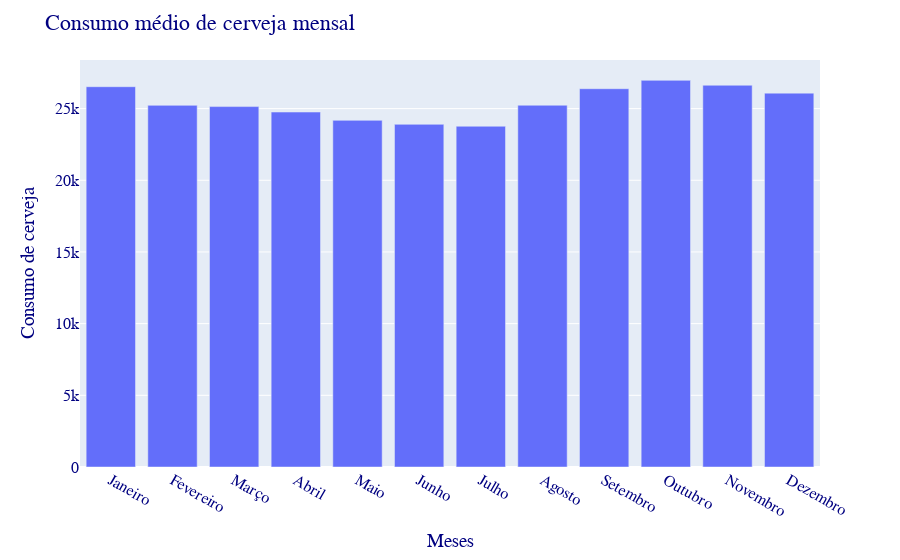

The cell this chart's notebook holds for it:
### Code cell
fig = px.bar(cerveja_mes, x=cerveja_mes.index, y='consumo')

# ajustando o layout
fig.update_layout(
    title="Consumo médio de cerveja mensal",
    xaxis_title=" Meses",
    yaxis_title="Consumo de cerveja",
    font=dict(family="New latin, monospace", size=16, color="navy"),
#     legend=dict(x=1.5, y=1.5)
)

fig.show()

### Figure 1 — Plotly figure (JSON) as saved in the notebook; plotly's stock layout.template omitted (floating-point values rounded to 4 significant figures)
{"data": [{"alignmentgroup": "True", "hovertemplate": "data=%{x}<br>consumo=%{y}<extra></extra>", "legendgroup": "", "marker": {"color": "#636efa", "pattern": {"shape": ""}}, "name": "", "offsetgroup": "", "orientation": "v", "showlegend": false, "textposition": "auto", "type": "bar", "x": ["Janeiro", "Fevereiro", "Março", "Abril", "Maio", "Junho", "Julho", "Agosto", "Setembro", "Outubro", "Novembro", "Dezembro"], "xaxis": "x", "y": [26530.0, 25230.0, 25140.0, 24760.0, 24180.0, 23900.0, 23770.0, 25230.0, 26390.0, 26970.0, 26630.0, 26080.0], "yaxis": "y"}], "layout": {"autosize": true, "barmode": "relative", "font": {"color": "navy", "family": "New latin, monospace", "size": 16}, "legend": {"tracegroupgap": 0}, "margin": {"t": 60}, "title": {"text": "Consumo médio de cerveja mensal"}, "xaxis": {"anchor": "y", "autorange": true, "domain": [0, 1], "range": [-0.5, 11.5], "title": {"text": " Meses"}, "type": "category"}, "yaxis": {"anchor": "x", "autorange": true, "domain": [0, 1], "range": [0, 28390.0], "title": {"text": "Consumo de cerveja"}, "type": "linear"}}}
